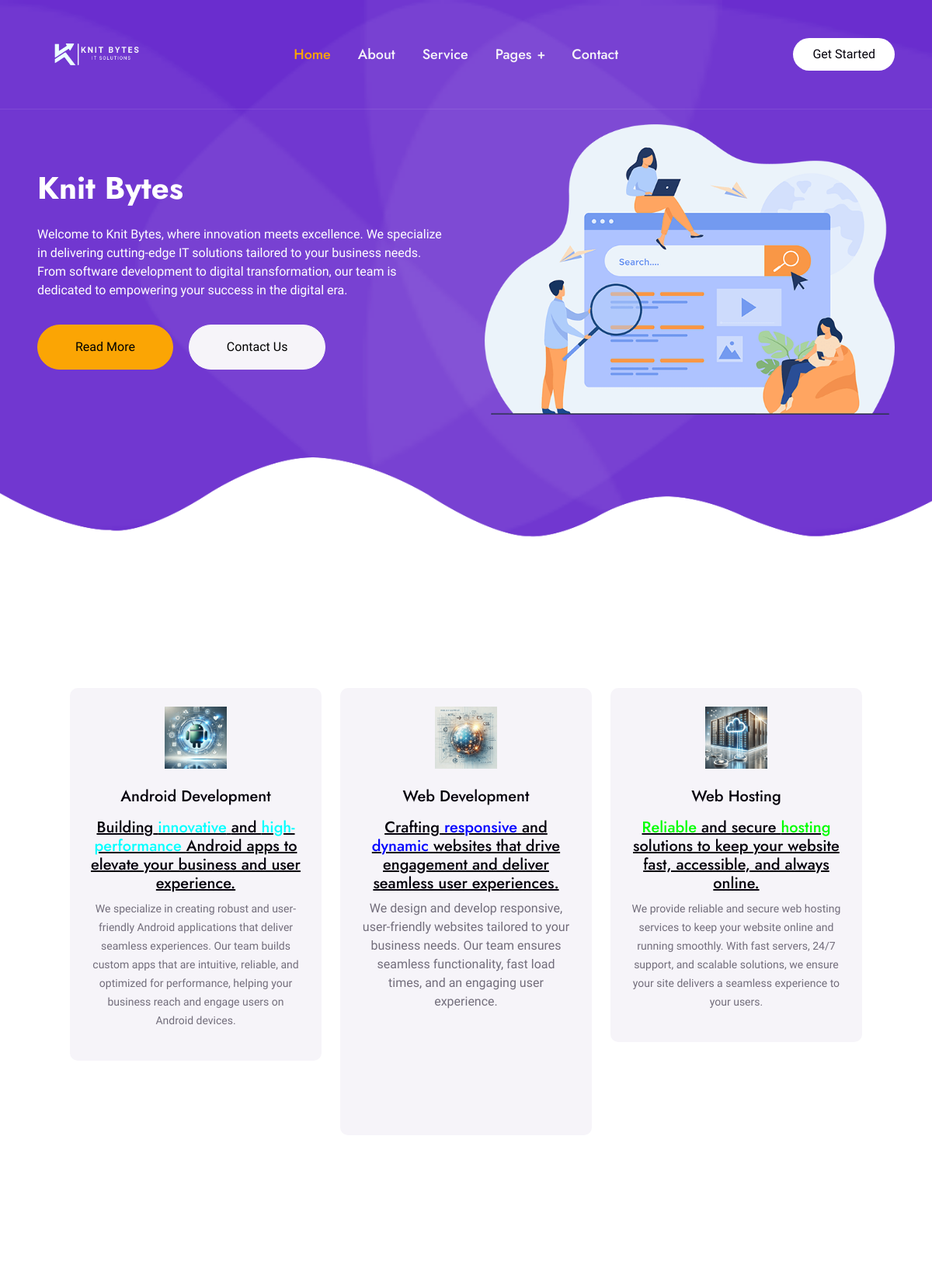
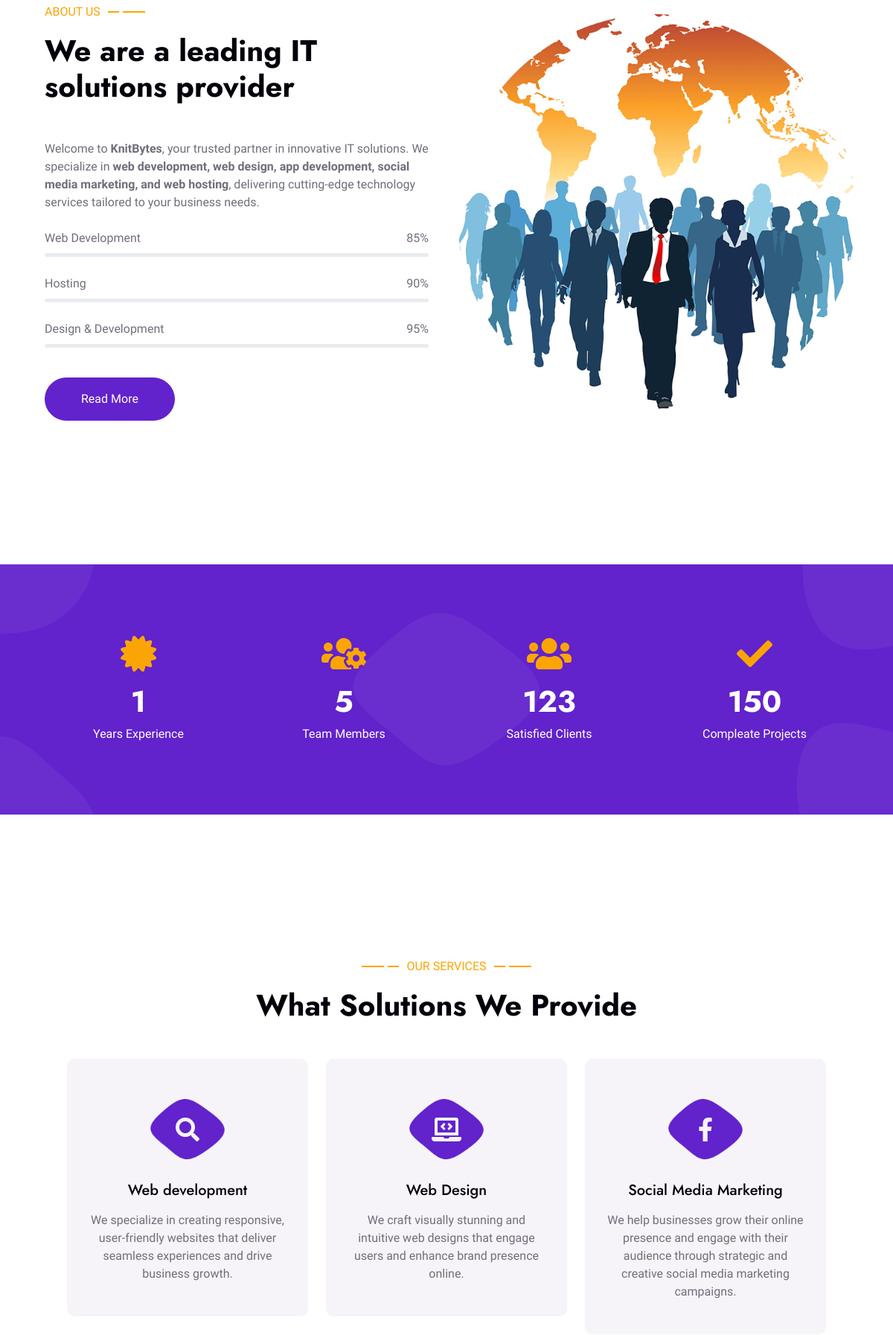
The page / (upper part) on the database its author committed (2 pictures, top to bottom).
### tables this page shows
CREATE TABLE `services` (
  `id` int(30) NOT NULL,
  `title` text NOT NULL,
  `description` text DEFAULT NULL,
  `file_path` text DEFAULT NULL,
  `date_created` datetime NOT NULL DEFAULT current_timestamp(),
  `date_updated` datetime NOT NULL DEFAULT '0000-00-00 00:00:00' ON UPDATE current_timestamp()
);

### classes/DBConnection.php (called while the page is built, shortened)
<?php
class DBConnection{
    private $host = DB_SERVER;
    private $username = DB_USERNAME;
    private $password = DB_PASSWORD;
    private $database = DB_NAME;
    public $conn;
    public function __construct(){
        if (!isset($this->conn)) {
            $this->conn = new mysqli($this->host, $this->username, $this->password, $this->database);
        }
    }
}
?>

### classes/SystemSettings.php (called while the page is built, shortened)
<?php
class SystemSettings extends DBConnection{
	function info($field=''){
		if(!empty($field)){
			if(isset($_SESSION['system_info'][$field]))
				return $_SESSION['system_info'][$field];
			else
				return false;
		}else{
			return false;
		}
	}
}
$_settings = new SystemSettings();
?>

### config.php (called while the page is built, shortened)
<?php
require_once('classes/DBConnection.php');
require_once('classes/SystemSettings.php');
function validate_image($file){
	if(!empty($file)){
		if(is_file(base_app.$file)){
			return base_url.$file;
		}else{
			return base_url.'dist/img/no-image-available.png';
		}
	}else{
		return base_url.'dist/img/no-image-available.png';
	}
}
?>

### index.php (the view, shortened to what this page needs)
<?php require_once('config.php'); ?>
<!DOCTYPE html>
<html lang="en">
<?php require_once('inc/header.php') ?>
<head>
    <link href="https://cdnjs.cloudflare.com/ajax/libs/font-awesome/5.10.0/css/all.min.css" rel="stylesheet">
    <link href="https://cdn.jsdelivr.net/npm/bootstrap-icons@1.4.1/font/bootstrap-icons.css" rel="stylesheet">
    <link href="lib/animate/animate.min.css" rel="stylesheet">
    <link href="lib/owlcarousel/assets/owl.carousel.min.css" rel="stylesheet">
    <link href="lib/lightbox/css/lightbox.min.css" rel="stylesheet">
    <link href="css/bootstrap.min.css" rel="stylesheet">
    <link href="css/style.css" rel="stylesheet">
</head>
<body>
    <div class="container-fluid bg-white p-0">
        <div class="container-fluid position-relative p-0">
            <nav class="navbar navbar-expand-lg navbar-light px-4 px-lg-5 py-3 py-lg-0">
            <a href="" class="navbar-brand p-0">
    <img src="<?php echo validate_image($_settings->info('logo')) ?>" alt="Logo" style="max-height: 140px; width: auto; object-fit: contain;">
</a>
                <div class="collapse navbar-collapse" id="navbarCollapse">
                    <div class="navbar-nav mx-auto py-0">
                        <a href="index.php" class="nav-item nav-link active">Home</a>
                        <a href="about.php" class="nav-item nav-link">About</a>
                        <a href="service.php" class="nav-item nav-link">Service</a>
                        <div class="nav-item dropdown">
                            <a href="#" class="nav-link dropdown-toggle" data-bs-toggle="dropdown">Pages</a>
                        </div>
                        <a href="contact.php" class="nav-item nav-link">Contact</a>
                    </div>
                    <a href="admin/index.php" class="btn rounded-pill py-2 px-4 ms-3 d-none d-lg-block">Get Started</a>
                </div>
            </nav>
<div class="container-fluid bg-primary hero-header h-100">
    <div class="container-fluid px-lg-5">
        <div class="row g-5 align-items-center">
            <div class="col-lg-6 text-center text-lg-start">
                <h1 class="text-white pb-3 animated slideInDown"><?php echo $_settings->info('name') ?></h1>
                <p class="text-white pb-3 animated slideInDown"><?php echo stripslashes($_settings->info('welcome_message')) ?></p>
                <a href="#" class="btn btn-secondary py-sm-3 px-sm-5 rounded-pill me-3 animated slideInLeft">Read More</a>
                <a href="contact.php" class="btn btn-light py-sm-3 px-sm-5 rounded-pill animated slideInRight">Contact Us</a>
            </div>
            <div class="col-lg-6 text-center">
                <img src="<?php echo validate_image($_settings->info('banner')); ?>" alt="Banner Image" class="hero-image img-fluid">
            </div>
        </div>
    </div>
</div>
<div class="container py-5">
    <div class="container-fluid py-5 px-lg-5">
        <div class="row g-4">
            <?php
                $e_qry = $conn->query("SELECT * FROM services ORDER BY title ASC");
                while($row = $e_qry->fetch_assoc()):
            ?>
            <div class="col-lg-4 wow fadeInUp" data-wow-delay="0.1s">
                <div class="feature-item bg-light rounded text-center p-4">
                    <img src="<?php echo validate_image($row['file_path']) ?>" alt="<?php echo $row['title'] ?>" class="img-fluid mb-4" style="width: 80px; height: 80px;">
                    <h5 class="mb-3"><?php echo $row['title'] ?></h5>
                    <p class="m-0"><?php echo stripslashes(html_entity_decode($row['description'])) ?></p>
                </div>
            </div>
            <?php endwhile; ?>
        </div>
    </div>
</div>
        <div class="container-fluid py-5">
            <div class="container-fluid py-5 px-lg-5">
                <div class="row g-5 align-items-center">
                    <div class="col-lg-6 wow fadeInUp" data-wow-delay="0.1s">
                        <p class="section-title text-secondary">About Us<span></span></p>
                        <h1 class="mb-5">We are a leading IT solutions provider</h1>
                        <p class="mb-4"><?php include "about.html"; ?></p>
                        <div class="skill mb-4">
                            <div class="d-flex justify-content-between">
                                <p class="mb-2">Web Development</p>
                                <p class="mb-2">85%</p>
                            </div>
                            <div class="progress">
                            </div>
                        </div>
                        <div class="skill mb-4">
                            <div class="d-flex justify-content-between">
                                <p class="mb-2">Hosting</p>
                                <p class="mb-2">90%</p>
                            </div>
                            <div class="progress">
                            </div>
                        </div>
                        <div class="skill mb-4">
                            <div class="d-flex justify-content-between">
                                <p class="mb-2">Design & Development</p>
                                <p class="mb-2">95%</p>
                            </div>
                            <div class="progress">
                            </div>
                        </div>
                        <a href="" class="btn btn-primary py-sm-3 px-sm-5 rounded-pill mt-3">Read More</a>
                    </div>
                    <div class="col-lg-6 p-3">
                        <img class="img-fluid wow zoomIn" data-wow-delay="0.5s" src="img/about.png">
                    </div>
                </div>
            </div>
        </div>
        <div class="container-fluid bg-primary fact py-5 wow fadeInUp" data-wow-delay="0.1s">
            <div class="container-fluid py-5 px-lg-5">
                <div class="row g-4">
                    <div class="col-md-6 col-lg-3 text-center wow fadeIn" data-wow-delay="0.1s">
                        <i class="fa fa-certificate fa-3x text-secondary mb-3"></i>
                        <h1 class="text-white mb-2" data-toggle="counter-up">1</h1>
                        <p class="text-white mb-0">Years Experience</p>
                    </div>
                    <div class="col-md-6 col-lg-3 text-center wow fadeIn" data-wow-delay="0.3s">
                        <i class="fa fa-users-cog fa-3x text-secondary mb-3"></i>
                        <h1 class="text-white mb-2" data-toggle="counter-up">5</h1>
                        <p class="text-white mb-0">Team Members</p>
                    </div>
                    <div class="col-md-6 col-lg-3 text-center wow fadeIn" data-wow-delay="0.5s">
                        <i class="fa fa-users fa-3x text-secondary mb-3"></i>
                        <h1 class="text-white mb-2" data-toggle="counter-up">123</h1>
                        <p class="text-white mb-0">Satisfied Clients</p>
                    </div>
                    <div class="col-md-6 col-lg-3 text-center wow fadeIn" data-wow-delay="0.7s">
                        <i class="fa fa-check fa-3x text-secondary mb-3"></i>
                        <h1 class="text-white mb-2" data-toggle="counter-up">150</h1>
                        <p class="text-white mb-0">Compleate Projects</p>
                    </div>
                </div>
            </div>
        </div>
        <div class="container py-5">
            <div class="container-fluid py-5 px-lg-5">
                <div class="wow fadeInUp" data-wow-delay="0.1s">
                    <p class="section-title text-secondary justify-content-center"><span></span>Our Services<span></span></p>
                    <h1 class="text-center mb-5">What Solutions We Provide</h1>
                </div>
                <div class="row g-4">
                    <div class="col-lg-4 col-md-6 wow fadeInUp" data-wow-delay="0.1s">
                        <div class="service-item d-flex flex-column text-center rounded">
                            <div class="service-icon flex-shrink-0">
                                <i class="fa fa-search fa-2x"></i>
                            </div>
                            <h5 class="mb-3">Web development</h5>
                            <p class="m-0">We specialize in creating responsive, user-friendly websites that deliver seamless experiences and drive business growth.</p>
                        </div>
                    </div>
                    <div class="col-lg-4 col-md-6 wow fadeInUp" data-wow-delay="0.3s">
                        <div class="service-item d-flex flex-column text-center rounded">
                            <div class="service-icon flex-shrink-0">
                                <i class="fa fa-laptop-code fa-2x"></i>
                            </div>
                            <h5 class="mb-3">Web Design</h5>
                            <p class="m-0">We craft visually stunning and intuitive web designs that engage users and enhance brand presence online.</p>
                        </div>
                    </div>
                    <div class="col-lg-4 col-md-6 wow fadeInUp" data-wow-delay="0.5s">
                        <div class="service-item d-flex flex-column text-center rounded">
                            <div class="service-icon flex-shrink-0">
                                <i class="fab fa-facebook-f fa-2x"></i>
                            </div>
                            <h5 class="mb-3">Social Media Marketing</h5>
                            <p class="m-0">We help businesses grow their online presence and engage with their audience through strategic and creative social media marketing campaigns.</p>
                        </div>
                    </div>
                </div>
            </div>
        </div>
    </div>
</body>
</html>

### css/style.css (style rules this page uses)
:root { --primary: #6222CC; --secondary: #FBA504; --light: #F6F4F9; --dark: #04000B; }
* { margin: 0; padding: 0; }
h1, h2, .fw-bold { font-weight: 700 !important; }
h5, h6, .fw-medium { font-weight: 500 !important; }
.btn { font-weight: 500; transition: .5s; }
.navbar { background: transparent !important; transition: all 0.3s ease-in-out; }
.navbar-light .navbar-brand img { max-height: 60px; transition: max-height 0.3s ease; }
.navbar .dropdown-toggle::after { border: none; content: "\f067"; font-family: "Font Awesome 5 Free"; font-size: 10px; font-weight: bold; vertical-align: middle; margin-left: 8px; }
.navbar-light .navbar-nav .nav-link { position: relative; margin-right: 35px; padding: 35px 0; font-family: 'Jost', sans-serif; font-size: 18px; font-weight: 500; color: var(--light) !important; outline: none; transition: .5s; }
.navbar-light .navbar-nav .nav-link:hover, .navbar-light .navbar-nav .nav-link.active { color: var(--secondary) !important; }
.navbar-light .navbar-brand img { max-height: 60px; transition: .5s; }
@media (min-width: 992px) { .navbar-light { position: absolute; width: 100%; top: 0; left: 0; border-bottom: 1px solid rgba(256, 256, 256, .1); z-index: 999; } }
@media (min-width: 992px) { .navbar-light .btn { color: var(--dark); background: #FFFFFF; } }
.hero-header { margin-bottom: 6rem; padding: 10rem 0; background: url(../img/blob-top-left.png), url(../img/blob-top-right.png), url(../img/blob-bottom-left.png), url(../img/blob-bottom-right.png), url(../img/blob-center.png), url(../img/bg-bottom.png); background-position: left 0px top 0px, right 0px top 0px, left 0px bottom 0px, right 0px bottom 0px, center center, center bottom; background-repeat: no-repeat; background-size: contain; }
.hero-image { max-width: 100%; height: auto; width: 600px; }
.section-title { position: relative; display: flex; align-items: center; font-weight: 500; text-transform: uppercase; }
.section-title span:first-child, .section-title span:last-child { position: relative; display: inline-block; margin-right: 30px; width: 30px; height: 2px; }
.section-title span:last-child { margin-right: 0; margin-left: 30px; }
.section-title span:first-child::after, .section-title span:last-child::after { position: absolute; content: ""; width: 15px; height: 2px; top: 0; right: -20px; }
.section-title span:last-child::after { right: auto; left: -20px; }
.section-title.text-secondary span:first-child, .section-title.text-secondary span:last-child, .section-title.text-secondary span:first-child::after, .section-title.text-secondary span:last-child::after { background: var(--secondary); }
.feature-item { transition: .5s; }
.progress { height: 5px; }
.fact { margin: 6rem 0; background: url(../img/blob-top-left.png), url(../img/blob-top-right.png), url(../img/blob-bottom-left.png), url(../img/blob-bottom-right.png), url(../img/blob-center.png); background-position: left 0px top 0px, right 0px top 0px, left 0px bottom 0px, right 0px bottom 0px, center center; background-repeat: no-repeat; }
.service-item { position: relative; padding: 45px 30px; background: var(--light); overflow: hidden; transition: .5s; }
.service-item .service-icon { margin: 0 auto 20px auto; width: 100px; height: 100px; display: flex; align-items: center; justify-content: center; color: var(--light); background: url(../img/blob-primary.png) center center no-repeat; background-size: contain; transition: .5s; }
.service-item h5, .service-item p { transition: .5s; }

### rows shown on the page
services: file_path (picture), title "Android Development", description "Building innovative and high-performance Android apps to elevate your business and user experience. We specialize in creating robust and user-friendly Android applications that deliver seamless experiences. Our team builds custom apps that are intuitive, reliable, and optimized for performance, helping your business reach and engage users on Android devices."
services: file_path (picture), title "Web Development", description "Crafting responsive and dynamic websites that drive engagement and deliver seamless user experiences. We design and develop responsive, user-friendly websites tailored to your business needs. Our team ensures seamless functionality, fast load times, and an engaging user experience."
services: file_path (picture), title "Web Hosting", description "Reliable and secure hosting solutions to keep your website fast, accessible, and always online. We provide reliable and secure web hosting services to keep your website online and running smoothly. With fast servers, 24/7 support, and scalable solutions, we ensure your site delivers a seamless experience to your users."

### other values the page prints
$_settings->info('name') "Knit Bytes"
